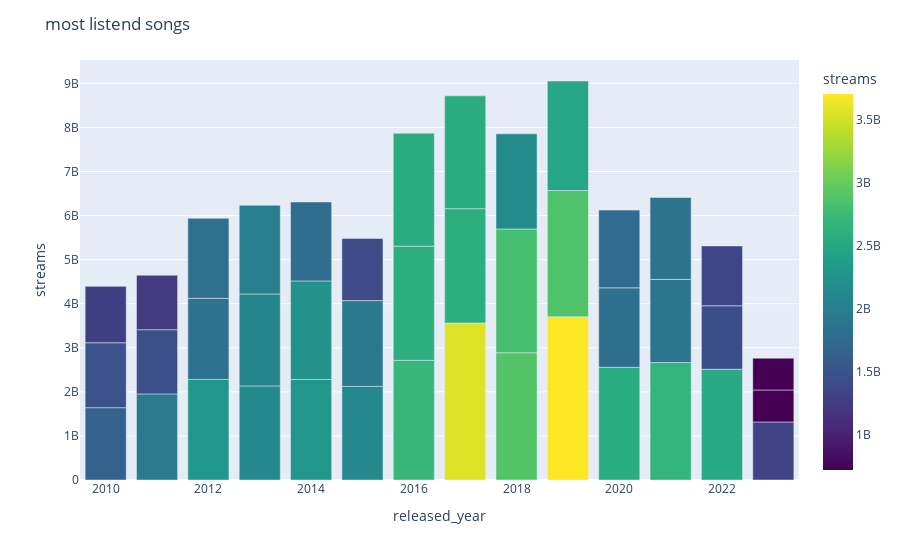

Write notebook code for a chart like this one.
### Code cell
top_songs = data.groupby('released_year').apply(lambda group: group.nlargest(3, 'streams')).reset_index(drop=True)
top_songs = top_songs [['track_name', 'artist(s)_name', 'released_year', 'streams']]
top_songs = top_songs.query("""released_year >=2010""") 
fig = px.bar(top_songs, x='released_year', y='streams', color='streams', color_continuous_scale='viridis', hover_data=['artist(s)_name','track_name'])
fig.update_layout(title='most listend songs ')
fig.show()

### Figure 1 — Plotly figure (JSON) as saved in the notebook; plotly's stock layout.template omitted (floating-point values rounded to 4 significant figures)
{"data": [{"alignmentgroup": "True", "customdata": [["Bruno Mars", "Just The Way You Are"], ["Adele", "Rolling in the Deep"], ["Don Omar, Lucenzo", "Danza Kuduro"], ["Ray Dalton, Ryan Lewis, Macklemore", "Can't Hold Us (feat. Ray Dalton)"], ["Gotye, Kimbra", "Somebody That I Used To Know"], ["Rihanna, Calvin Harris", "We Found Love"], ["The Neighbourhood", "Sweater Weather"], ["Imagine Dragons", "Demons"], ["Tom Odell", "Another Love"], ["Hozier", "Take Me To Church"], ["John Legend", "All of Me"], ["OneRepublic", "Counting Stars"], ["Ed Sheeran", "Thinking Out Loud"], ["Ed Sheeran", "Photograph"], ["J. Cole", "No Role Modelz"], ["Justin Bieber", "Love Yourself"], ["The Weeknd", "The Hills"], ["Lord Huron", "The Night We Met"], ["Drake, WizKid, Kyla", "One Dance"], ["The Chainsmokers, Halsey", "Closer"], ["The Weeknd, Daft Punk", "Starboy"], ["Ed Sheeran", "Shape of You"], ["Imagine Dragons", "Believer"], ["Ed Sheeran", "Perfect"], ["Lewis Capaldi", "Someone You Loved"], ["Post Malone, Swae Lee", "Sunflower - Spider-Man: Into the Spider-Verse"], ["Lady Gaga, Bradley Cooper", "Shallow"], ["The Weeknd", "Blinding Lights"], ["Tones and I", "Dance Monkey"], ["Shawn Mendes, Camila Cabello", "Se��o"], ["Glass Animals", "Heat Waves"], ["Dua Lipa, DaBaby", "Levitating (feat. DaBaby)"], ["Bad Bunny, Jhay Cortez", "Dakiti"], ["Justin Bieber, The Kid Laroi", "STAY (with Justin Bieber)"], ["Olivia Rodrigo", "good 4 u"], ["Olivia Rodrigo", "drivers license"], ["Harry Styles", "As It Was"], ["Chencho Corleone, Bad Bunny", "Me Porto Bonito"], ["Bizarrap, Quevedo", "Quevedo: Bzrp Music Sessions, Vol. 52"], ["Miley Cyrus", "Flowers"], ["Eslabon Armado, Peso Pluma", "Ella Baila Sola"], ["Shakira, Bizarrap", "Shakira: Bzrp Music Sessions, Vol. 53"]], "hovertemplate": "released_year=%{x}<br>streams=%{marker.color}<br>artist(s)_name=%{customdata[0]}<br>track_name=%{customdata[1]}<extra></extra>", "legendgroup": "", "marker": {"color": [1641426668, 1472799873, 1279434863, 1953533826, 1457139296, 1235005533, 2282771485, 1840364617, 1813673666, 2135158446, 2086124197, 2011464183, 2280566092, 2236667932, 1791000570, 2123309722, 1947371785, 1410088830, 2713922350, 2591224264, 2565529693, 3562543890, 2594040133, 2559529074, 2887241814, 2808096550, 2159346687, 3703895074, 2864791672, 2484812918, 2557975762, 1802514301, 1763363713, 2665343922, 1887039593, 1858144199, 2513188493, 1440757818, 1356565093, 1316855716, 725980112, 721975598], "coloraxis": "coloraxis", "pattern": {"shape": ""}}, "name": "", "offsetgroup": "", "orientation": "v", "showlegend": false, "textposition": "auto", "type": "bar", "x": [2010, 2010, 2010, 2011, 2011, 2011, 2012, 2012, 2012, 2013, 2013, 2013, 2014, 2014, 2014, 2015, 2015, 2015, 2016, 2016, 2016, 2017, 2017, 2017, 2018, 2018, 2018, 2019, 2019, 2019, 2020, 2020, 2020, 2021, 2021, 2021, 2022, 2022, 2022, 2023, 2023, 2023], "xaxis": "x", "y": [1641426668, 1472799873, 1279434863, 1953533826, 1457139296, 1235005533, 2282771485, 1840364617, 1813673666, 2135158446, 2086124197, 2011464183, 2280566092, 2236667932, 1791000570, 2123309722, 1947371785, 1410088830, 2713922350, 2591224264, 2565529693, 3562543890, 2594040133, 2559529074, 2887241814, 2808096550, 2159346687, 3703895074, 2864791672, 2484812918, 2557975762, 1802514301, 1763363713, 2665343922, 1887039593, 1858144199, 2513188493, 1440757818, 1356565093, 1316855716, 725980112, 721975598], "yaxis": "y"}], "layout": {"barmode": "relative", "coloraxis": {"colorbar": {"title": {"text": "streams"}}, "colorscale": [[0, "#440154"], [0.1111, "#482878"], [0.2222, "#3e4989"], [0.3333, "#31688e"], [0.4444, "#26828e"], [0.5556, "#1f9e89"], [0.6667, "#35b779"], [0.7778, "#6ece58"], [0.8889, "#b5de2b"], [1, "#fde725"]]}, "legend": {"tracegroupgap": 0}, "margin": {"t": 60}, "title": {"text": "most listend songs "}, "xaxis": {"anchor": "y", "domain": [0, 1], "title": {"text": "released_year"}}, "yaxis": {"anchor": "x", "domain": [0, 1], "title": {"text": "streams"}}}}
